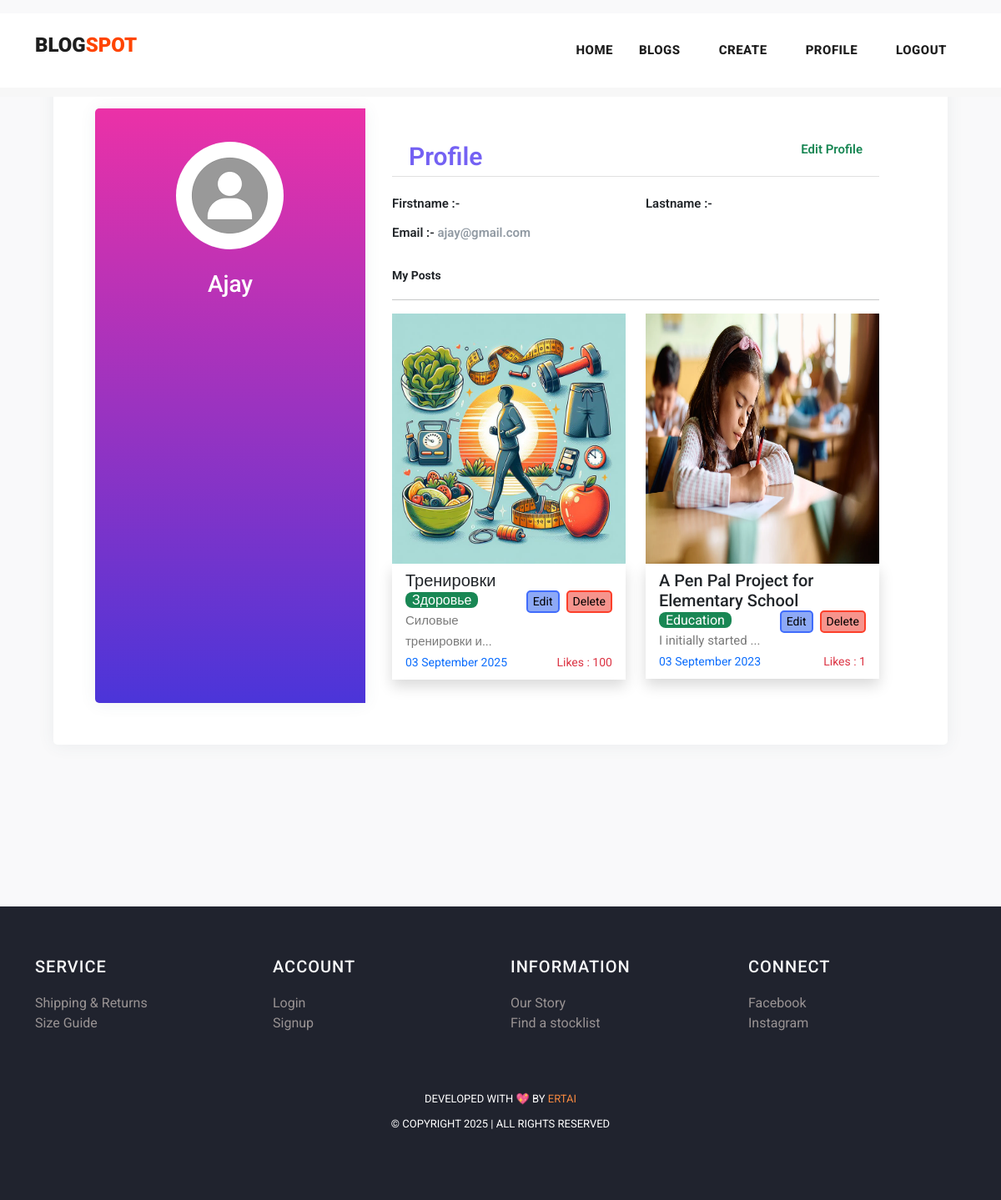
The app's page /profile/10 with its own data.
### myapp/models.py (models this page shows, shortened)
class Post(models.Model):
    postname = models.CharField(max_length=600)
    category = models.CharField(max_length=600)
    image = models.ImageField(upload_to='images/posts',blank=True,null=True)
    content = models.CharField(max_length=100000)
    time = models.CharField(default=time,max_length=100, blank=True)
    likes = models.IntegerField(null=True,blank=True,default=0)
    user = models.ForeignKey(User,on_delete=models.CASCADE)

### myapp/views.py (the view)
# urls.py: path("profile/<int:id>", views.profile, name="profile"),
def profile(request,id):
    return render(request,'profile.html',{
        'user':User.objects.get(id=id),
        'posts':Post.objects.all(),
        'media_url':settings.MEDIA_URL,
    })

### templates/profile.html (shortened to what this page needs)
{% load static %}
<!DOCTYPE html>
<html lang="en">
<head>
    <link href="https://cdn.jsdelivr.net/npm/bootstrap@5.3.0-alpha3/dist/css/bootstrap.min.css" rel="stylesheet"
>
    <link href="{% static 'vendor/bootstrap/css/bootstrap.min.css' %}" rel="stylesheet">
    <link rel="stylesheet" href="https://maxcdn.bootstrapcdn.com/bootstrap/4.0.0/css/bootstrap.min.css">
    <link href="https://cdn.jsdelivr.net/npm/bootstrap@5.3.0-alpha3/dist/css/bootstrap.min.css" rel="stylesheet"
>
    <link rel="stylesheet" href="{% static 'assets/css/fontawesome.css' %}">
    <link rel="stylesheet" href="{% static 'assets/css/templatemo-stand-blog.css' %}">
    <link rel="stylesheet" href="{% static 'assets/css/owl.css' %}">
</head>
<body>
    <header class="">
        <nav class="navbar navbar-expand-lg bg-white">
            <div class="container">
                <a class="navbar-brand" href="index.html">
                    <h2>BLOG<span style="color: orangered;">SPOT</span></h2>
                </a>
                <div class="collapse navbar-collapse" id="navbarResponsive">
                    <ul class="navbar-nav ml-auto">
                        <li>
                            <a class="nav-link" href="{% url 'index' %}">Home
                            </a>
                        </li>
                        <li class="nav-item">
                            <a class="nav-link" href="{% url 'blog' %}">Blogs</a>
                        </li>
                        {% if user.is_authenticated %}
                        <li class="nav-item">
                            <a class="nav-link" href="{% url 'create' %}">Create</a>
                        </li>
                        <li class="nav-item">
                            <a class="nav-link" href="{% url 'profile' user.id %}">Profile</a>
                        </li>
                        <li class="nav-item">
                            <a class="nav-link" href="{% url 'logout' %}">Logout</a>
                        </li>
                        {% else %}
                        <li class="nav-item">
                            <a class="nav-link" href="{% url 'signin' %}">Login</a>
                        </li>
                        {% endif %}
                    </ul>
                </div>
            </div>
        </nav>
    </header>
    <div class="mt-3">
        <div class="page-content page-container p-lg-5 p-0" id="page-content">
            <div class="padding">
                <div class="row d-flex justify-content-center">
                    <div class="col-xl-12 col-md-12" id="card">
                        <div class="card user-card-full">
                            <div class="row m-l-0 m-r-0">
                                <div class="col-sm-4 bg-c-lite-green user-profile">
                                    <div class="card-block text-center text-white">
                                        <div class="m-b-25">
                                            <img src="{% static 'assets/images/user.png' %}" class="img-radius"
                                                alt="User-Profile-Image" style="border-radius: 50%;">
                                        </div>
                                        <h6 class="f-w-800 h3" style="text-transform: capitalize;">{{user.username}}
                                        </h6>
                                    </div>
                                </div>
                                <div class="col-sm-8">
                                    <div class="card-block">
                                        <h6 class="m-b-20 p-b-5 b-b-default f-w-600"
                                            style="font-size: 30px; padding: 20px;  color: #7461f3;">Profile <a
                                                href="{% url 'profileedit' user.id %}"
                                                class="float-right text-decoration-none text-success"
                                                style="font-size: 15px;">Edit Profile</a>
                                        </h6>
                                        <div class="row">
                                            <div class="col-sm-6">
                                                <p class="m-b-10 f-w-600 text-dark">Firstname :-
                                                </p>
                                            </div>
                                            <div class="col-sm-6">
                                                <p class="m-b-10 f-w-600 text-dark">Lastname :-
                                                </p>
                                            </div>
                                            <div class="col-sm-6">
                                                <p class="m-b-10 f-w-600 text-dark">Email :-
                                                    <span class="text-muted f-w-400">{{user.email}}</span>
                                                </p>
                                            </div>
                                        </div>
                                        <p class="small fw-bold pt-3 text-dark">My Posts</p>
                                        <hr>
                                        <div class="row row-cols-lg-2 row-cols-1">
                                            {% for post in posts%}
                                            {% if post.user_id == user.id %}
                                            <div class="col col-lg-6 col-12 mb-2">
                                                <img src="{{media_url}}{{post.image}}" alt="" height="300px"
                                                    width="100%">
                                                <div class="px-3 py-2 shadow">
                                                    <h5>{{post.postname}}</h5>
                                                    <a href="{% url 'deletepost' post.id %}"><button
                                                            class="ms-2 float-right small" type="submit"
                                                            style="border:2px solid rgb(252, 63, 42); border-radius: 5px; background-color: rgb(246, 148, 141);">Delete</button></a>
                                                    <a href="{% url 'editpost' post.id %}"><button
                                                            class="float-right small" type="submit"
                                                            style="border:2px solid rgb(64, 108, 251); border-radius: 5px; background-color: rgb(141, 169, 246);">Edit</button></a>
                                                    <span
                                                        class="text-white bg-success rounded-3 px-2 rounded-2">{{post.category}}</span>
                                                    <p>{{post.content|slice:"0:20"}}...</p>
                                                    <p class="small text-primary">{{post.time}}<span
                                                            class="text-danger float-right">Likes :
                                                            {{post.likes}}</span></p>
                                                </div>
                                            </div>
                                            {% endif %}
                                            {% endfor %}
                                        </div>
                                    </div>
                                </div>
                            </div>
                        </div>
                    </div>
                </div>
            </div>
        </div>
    </div>
    {% include 'footer.html' %}
</body>
</html>

### static/assets/css/templatemo-stand-blog.css (style rules this page uses)
body { font-family: 'Roboto', sans-serif; overflow-x: hidden; text-rendering: optimizeLegibility; -webkit-font-smoothing: antialiased; -moz-osx-font-smoothing: grayscale; }
p { margin-bottom: 0px; font-size: 15px; font-weight: 400; color: #7a7a7a; line-height: 30px; }
a { text-decoration: none!important; }
ul { padding: 0; margin: 0; list-style: none; }
h1,h2,h3,h4,h5,h6 { margin: 0px; }
header { position: absolute; z-index: 99999; width: 100%; height: 100px; background-color: #f7f7f7; -webkit-transition: all 0.3s ease-in-out 0s; -moz-transition: all 0.3s ease-in-out 0s; -o-transition: all 0.3s ease-in-out 0s; transition: all 0.3s ease-in-out 0s; }
header .navbar { padding: 25px 0px; }
.navbar .navbar-brand { float: left; margin-top: -12px; outline: none; }
.navbar .navbar-brand h2 { color: #1e1e1e; text-transform: uppercase; font-size: 24px; font-weight: 900; -webkit-transition: all .3s ease 0s; -moz-transition: all .3s ease 0s; -o-transition: all .3s ease 0s; transition: all .3s ease 0s; }
#navbarResponsive { z-index: 999; }
.navbar-collapse { text-align: center; }
.navbar .navbar-nav .nav-item { margin: 0px 15px; }
.navbar .navbar-nav a.nav-link { text-transform: capitalize; font-size: 15px; font-weight: 800; text-transform: uppercase; letter-spacing: 0.5px; color: #1e1e1e; transition: all 0.3s; }

### templates/profile.html (style rules this page uses)
body { background-color: #f9f9fa; width: 100vw; height: 100vh; }
.padding { padding: 1rem; }
.user-card-full { overflow: hidden; }
.card { border-radius: 5px; -webkit-box-shadow: 0 1px 20px 0 rgba(69, 90, 100, 0.08); box-shadow: 0 1px 20px 0 rgba(69, 90, 100, 0.08); border: none; margin-bottom: 30px; padding: 50px; }
.m-r-0 { margin-right: 0px; }
.m-l-0 { margin-left: 0px; }
.user-card-full .user-profile { border-radius: 5px 0 0 5px; }
.bg-c-lite-green { background: linear-gradient(to top, #4b35d9, #eb31a7); box-shadow: 0 1px 20px 0 rgba(69, 90, 100, 0.08); }
.user-profile { padding: 20px 0; }
.card-block { padding: 1.25rem; }
.m-b-25 { margin-bottom: 25px; }
.img-radius { border-radius: 5px; }
h6 { font-size: 14px; }
.card .card-block p { line-height: 25px; }
.b-b-default { border-bottom: 1px solid #e0e0e0; }
.m-b-20 { margin-bottom: 20px; }
.p-b-5 { padding-bottom: 5px !important; }
.m-b-10 { margin-bottom: 10px; }
.text-muted { color: #919aa3 !important; }
.f-w-600 { font-weight: 600; }

### templates/footer.html (style rules this page uses)
li { text-decoration: none; text-align: left; }
li a { color: rgb(153, 147, 147); }

### records on screen
Post: image (picture), postname "Тренировки", category "Здоровье", content "Силовые тренировки и", time "03 September 2025", likes "100"
Post: image (picture), postname "A Pen Pal Project for Elementary School", category "Education", content "I initially started", time "03 September 2023", likes "1"

### other values on screen
{{ user.username }} "Ajay"
{{ user.email }} "ajay@gmail.com"
